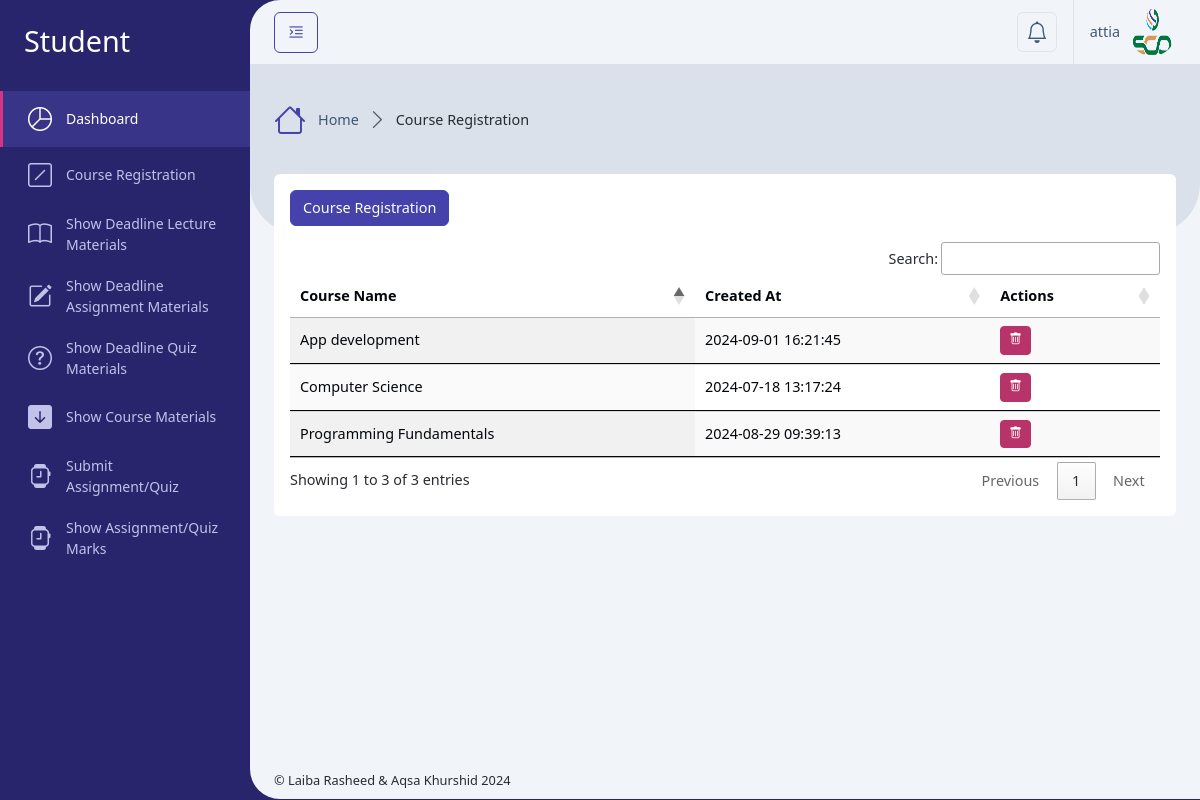
The app's page /Student/course_registration.php (signed in), older data.
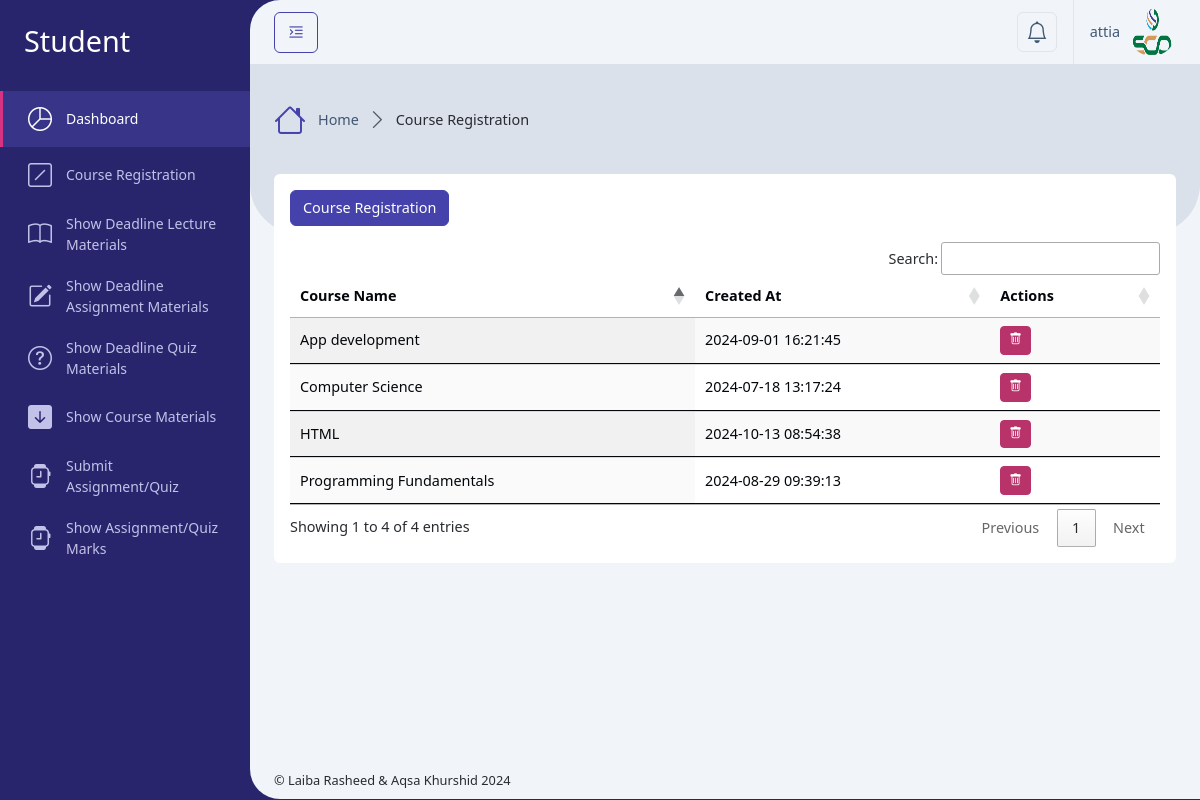
The same page, newer data.
### tables this page shows
CREATE TABLE `course_registration` (
  `id` int(11) NOT NULL,
  `course_id` int(11) DEFAULT NULL,
  `user_id` int(11) DEFAULT NULL,
  `created_at` timestamp NOT NULL DEFAULT current_timestamp()
);

CREATE TABLE `courses` (
  `id` int(11) NOT NULL,
  `code` varchar(100) DEFAULT NULL,
  `name` varchar(255) NOT NULL,
  `type` varchar(100) DEFAULT 'Course',
  `description` text DEFAULT NULL,
  `program` varchar(100) DEFAULT NULL,
  `semester` varchar(100) DEFAULT NULL,
  `session` varchar(20) DEFAULT NULL,
  `credit_hour` int(10) DEFAULT 3,
  `created_at` timestamp NOT NULL DEFAULT current_timestamp()
);

### Student/course_registration.php (called while the page is built, shortened)
<?php
    require '../Database/config.php';
    $user_id = $_SESSION['user_id'];
    $sql = "SELECT course_registration.*, courses.name AS course_name
        FROM course_registration
        JOIN courses ON course_registration.course_id = courses.id
        WHERE course_registration.user_id = ?";
    $stmt = $conn->prepare($sql);
    $stmt->bind_param("i", $user_id);
    $stmt->execute();
    $result = $stmt->get_result();
    include '../setting/_Layout.php';
?>

### Student/course_registration_content.php (the view, shortened to what this page needs)
<div class="row">
    <div class="col-xxl-12">
        <div class="card mb-4">
            <div class="card-body">
                <button class="btn btn-primary mb-3" data-bs-toggle="modal" data-bs-target="#createCourseRegistrationModal">Course Registration</button>
                <div class="table-responsive">
                    <table id="example" class="table align-middle table-hover m-0 display nowrap" style="width:100%">
                        <thead>
                            <tr>
                                <th scope="col">Course Name</th>
                                <th scope="col">Created At</th>
                                <th scope="col">Actions</th>
                            </tr>
                        </thead>
                        <tbody>
                            <?php
                            if ($result->num_rows > 0) {
                                while ($row = $result->fetch_assoc()) {
                            ?>
                                    <tr>
                                    <td><?php echo htmlspecialchars($row['course_name']); ?></td>
                                    <td><?php echo htmlspecialchars($row['created_at']); ?></td>
                                        <td>
                                            <button class="btn btn-danger btn-sm" data-bs-toggle="modal" data-bs-target="#deleteCourseRegistrationModal" onclick="setDeleteModalData(<?php echo $row['id']; ?>)"><i class="bi bi-trash"></i></button>
                                        </td>
                                    </tr>
                            <?php
                                }
                            } else {
                            ?>
                                <tr>
                                    <td colspan="3">No Course Registration found.</td>
                                </tr>
                            <?php
                            }
                            ?>
                        </tbody>
                    </table>
                </div>
            </div>
        </div>
    </div>
</div>

Row changes from the older to the newer data that the page shows:
added course_registration: course.name "HTML", created_at "2024-10-13 08:54:38"
Text that changed along with them:
text written by a page script: "Search: Showing 1 to 3 of 3 entries Previous 1 Next" → "Search: Showing 1 to 4 of 4 entries Previous 1 Next"
